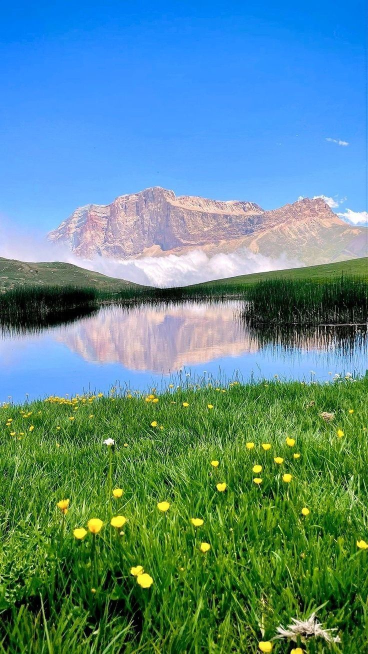
#> input picture Eng_Nada Elsayed/Sameh mohamed/1.jpg, 736 x 1308 px (shown at 1/2 size)
$ jupyter execute Image_Compression_KMeans.ipynb
#> lines starting #> are read from the running program, lines starting #| are printed output that depends on the picture
# Project 6: Image Compression using Color Quantization (K-Means)

This project demonstrates color quantization on an image using the **K-Means clustering algorithm** from Scikit-Learn.
We compare original and quantized images across different values of $K$ ($K \in [2, 4, 8, 16, 32, 64]$) and analyze the trade-off between **visual quality (MSE)** and **file size (KB)**.

### 1. Import Libraries

[cell 1]
import os
import cv2
import numpy as np
import matplotlib.pyplot as plt
from sklearn.cluster import KMeans

### 2. Load and Preprocess the Image

[cell 2]
image_path = '1.jpg'
img = cv2.imread(image_path)
#> img is the input picture: shape (1308, 736, 3); mean B, G, R 140.2, 139.3, 91

img = cv2.cvtColor(img, cv2.COLOR_BGR2RGB)

img_array = img.reshape((-1, 3))

print(f"Image shape: {img.shape}")
#| Image shape: (1308, 736, 3)
print(f"Reshaped array shape: {img_array.shape}")
#| Reshaped array shape: (962688, 3)

### 3. Visual Comparison Across Different Values of K ($K = 2 \dots 64$)

[cell 3]
k_values = [2, 4, 8, 16, 32, 64]

plt.figure(figsize=(16, 8))

plt.subplot(2, 4, 1)
plt.imshow(img)
plt.title("Original Image")
plt.axis('off')

for index, k in enumerate(k_values, start=2):
    kmeans = KMeans(n_clusters=k, random_state=42, n_init='auto')
    kmeans.fit(img_array)

    compressed = kmeans.cluster_centers_[kmeans.labels_]
    compressed = np.clip(compressed.astype('uint8'), 0, 255)
    compressed_img = compressed.reshape(img.shape)

    plt.subplot(2, 4, index)
    plt.imshow(compressed_img)
    plt.title(f"K = {k}")
    plt.axis('off')

plt.tight_layout()
plt.show()
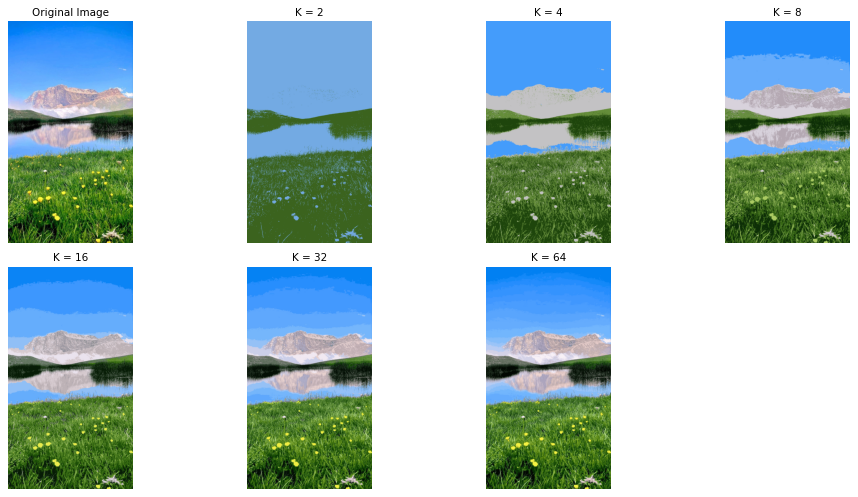
#> figure drawn by matplotlib, 7 panels

### 4. Quality vs. File Size Analysis (MSE & Size in KB)

[cell 4]
print(f"{'K':<6} | {'Size (KB)':<12} | {'Quality Loss (MSE)':<18}")
print("-" * 42)

cv2.imwrite("temp_original.jpg", cv2.cvtColor(img, cv2.COLOR_RGB2BGR))
orig_size = os.path.getsize("temp_original.jpg") / 1024
print(f"{'Orig':<6} | {orig_size:<12.2f} | {'0.00':<18}")

for k in k_values:
    kmeans = KMeans(n_clusters=k, random_state=42, n_init='auto')
    kmeans.fit(img_array)

    compressed = kmeans.cluster_centers_[kmeans.labels_]
    compressed = np.clip(compressed.astype('uint8'), 0, 255)
    compressed_img = compressed.reshape(img.shape)

    filename = f"temp_k_{k}.jpg"
    cv2.imwrite(filename, cv2.cvtColor(compressed_img, cv2.COLOR_RGB2BGR))
    size_kb = os.path.getsize(filename) / 1024

    mse = np.mean((img - compressed_img) ** 2)

    print(f"{k:<6} | {size_kb:<12.2f} | {mse:<18.2f}")

    if os.path.exists(filename):
        os.remove(filename)
#> this loop made 6 passes
#> mse on passes 1 to 6: 104.6, 87.01, 78.91, 64.42, 48.84, 32.63
#| 2      | 265.05       | 104.62
#| 4      | 416.52       | 87.01
#| 8      | 466.08       | 78.91
#| 16     | 475.13       | 64.42
#| 32     | 469.83       | 48.84
#| 64     | 462.64       | 32.63
#> pass 1, `compressed_img = compressed.reshape(img.shape)`:
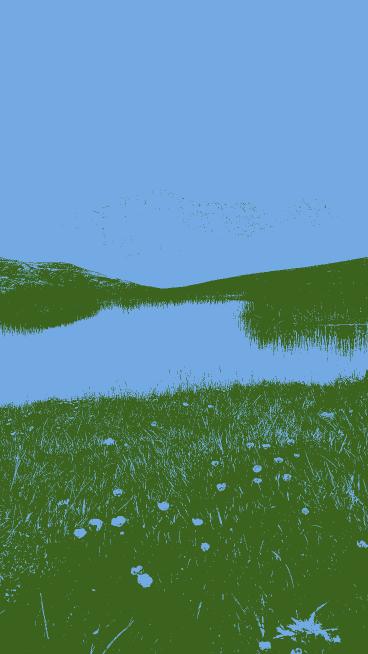
#> compressed_img: shape (1308, 736, 3) (shown at 1/2 size); mean R, G, B 90.2, 138.6, 139.9
#> pass 2, `compressed_img = compressed.reshape(img.shape)`:
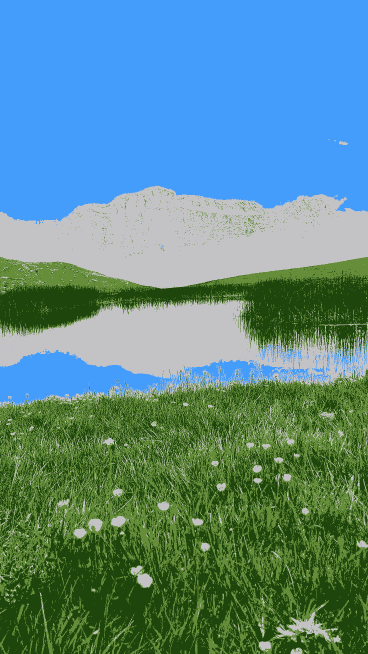
#> compressed_img: shape (1308, 736, 3) (shown at 1/2 size); mean R, G, B 90.8, 138.7, 139.9

if os.path.exists("temp_original.jpg"):
        os.remove("temp_original.jpg")
